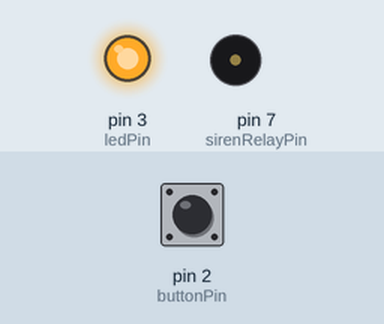
A sketch run on a simulated Arduino Uno, built with avr-gcc and run on an emulated ATmega328P. On the bench: output pins drawn as LEDs (lit = HIGH), buzzer (waves = sounding, pin HIGH). Inputs (shaded band) come from the test bench; at power-on: pin 2 (buttonPin) HIGH.

Above: at 1.2 s.
1.3 s: pin 2 (buttonPin) pulled LOW for 0.15 s
At 2.4 s:
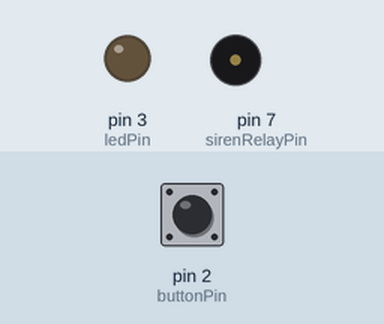
Timing chart, 0 to 4.3 s (numbered marks = the images above; inputs shaded):
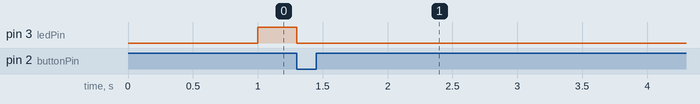

The sketch:

SireneMaluca.ino
```cpp
//criado por Lucas Carvalho @br.lcsistemas
const int buttonPin = 2;
const int ledPin = 3;
const int sirenRelayPin = 7;

unsigned long countdownDuration = 120000; // 2 minutos em milissegundos
unsigned long fastBlinkThreshold = 15000; // últimos 15 segundos
unsigned long sirenDuration = 5000;       // sirene toca por 5 segundos

unsigned long startTime;
unsigned long previousBlinkTime = 0;
unsigned long sirenStartTime = 0;

bool ledState = false;
bool buttonPressed = false;
bool sirenActive = false;
bool finished = false;

void setup() {
  pinMode(ledPin, OUTPUT);
  pinMode(buttonPin, INPUT_PULLUP);
  pinMode(sirenRelayPin, OUTPUT);
  digitalWrite(sirenRelayPin, LOW); // Sirene desligada

  startTime = millis();
}

void loop() {
  unsigned long currentTime = millis();

  if (finished) return;

  // Verifica se o botão foi pressionado
  if (digitalRead(buttonPin) == LOW && !buttonPressed) {
    buttonPressed = true;
    finished = true;
    digitalWrite(ledPin, LOW);
    return;
  }

  unsigned long elapsed = currentTime - startTime;

  // Controle de piscar o LED
  unsigned long blinkInterval = (elapsed >= countdownDuration - fastBlinkThreshold) ? 200 : 1000;
  if (currentTime - previousBlinkTime >= blinkInterval) {
    ledState = !ledState;
    digitalWrite(ledPin, ledState);
    previousBlinkTime = currentTime;
  }

  // Verifica se o tempo acabou e o botão não foi pressionado
  if (elapsed >= countdownDuration && !buttonPressed && !sirenActive) {
    sirenActive = true;
    sirenStartTime = currentTime;
    digitalWrite(sirenRelayPin, HIGH); // Ativa sirene
    digitalWrite(ledPin, LOW);         // Desliga LED
  }

  // Desliga sirene após 5 segundos
  if (sirenActive && currentTime - sirenStartTime >= sirenDuration) {
    digitalWrite(sirenRelayPin, LOW); // Desliga sirene
    finished = true;
  }
}
```
